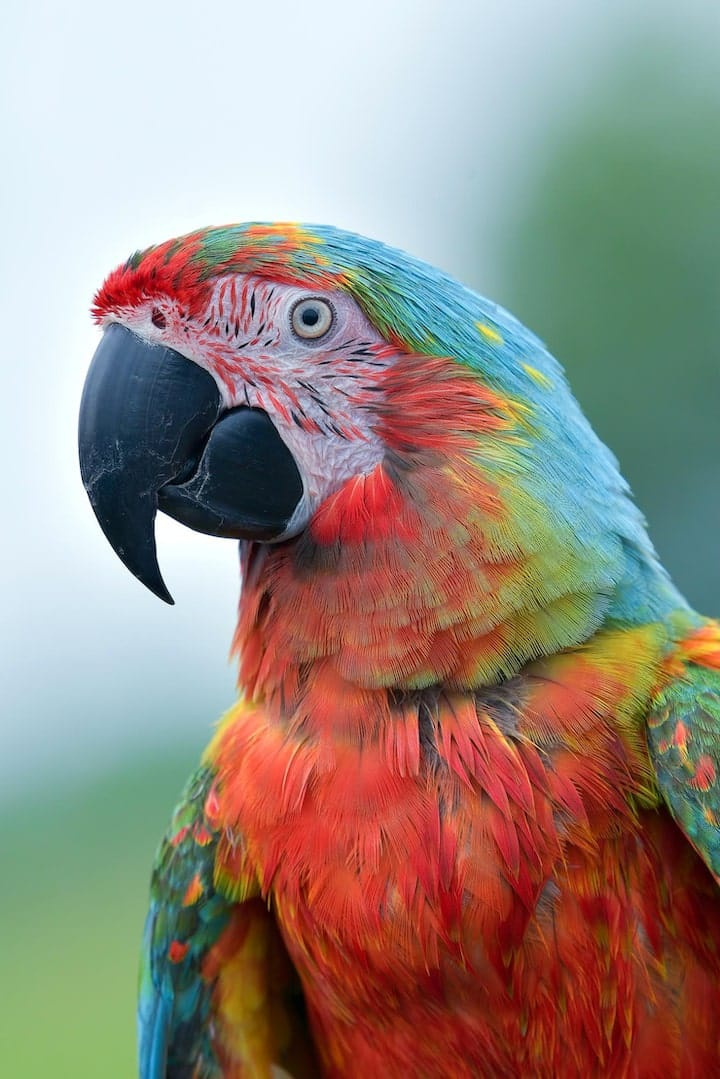
#> input picture backend/uploads/075dbada44094a4b9069a8518af96a0c.jpeg, 720 x 1079 px
$ python -i rotate.py   (imports and definitions only)
#> lines starting #> are read from the running program, lines starting #| are printed output that depends on the picture
"""Rotate image by arbitrary degrees using OpenCV."""
import time
import cv2


def rotate_image(input_path: str, output_path: str, angle: float = 90) -> dict:
    """Rotate an image by the given angle (degrees, counterclockwise).

    Common angles: 90, 180, 270, or any float.
    """
#> called with output_path = 'out.png', angle = 90
    start = time.time()
    img = cv2.imread(input_path)
#> img is the input picture: shape (1079, 720, 3); mean B, G, R 128.5, 138, 151.2
    if img is None:
        raise ValueError(f"Could not read image: {input_path}")

    h, w = img.shape[:2]
#> h = 1079; w = 720
    center = (w // 2, h // 2)
#> center = (360, 539)

    # For 90/180/270 use fast rotation, otherwise affine
    if angle == 90:
        rotated = cv2.rotate(img, cv2.ROTATE_90_COUNTERCLOCKWISE)
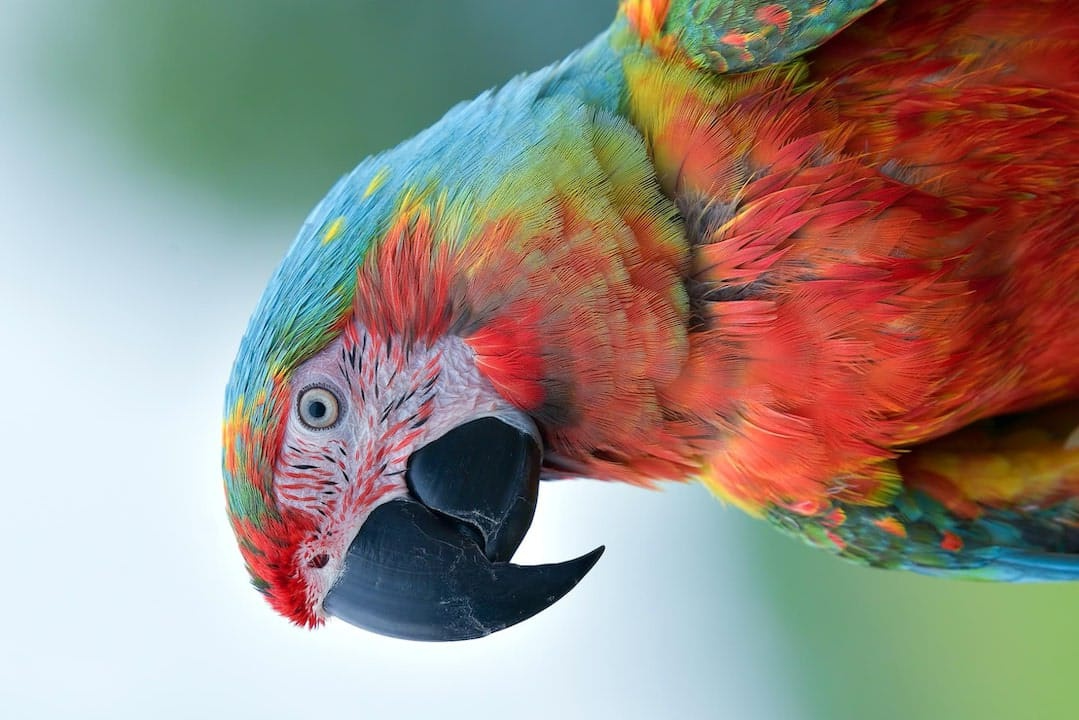
#> rotated: shape (720, 1079, 3); mean B, G, R 128.5, 138, 151.2
    elif angle == 180:
        rotated = cv2.rotate(img, cv2.ROTATE_180)
    elif angle == 270:
        rotated = cv2.rotate(img, cv2.ROTATE_90_CLOCKWISE)
    else:
        matrix = cv2.getRotationMatrix2D(center, angle, 1.0)
        rotated = cv2.warpAffine(img, matrix, (w, h), borderMode=cv2.BORDER_REPLICATE)

    cv2.imwrite(output_path, rotated)
    elapsed = round(time.time() - start, 2)

    return {
        "processing_time": elapsed,
        "angle": angle,
        "output_path": output_path,
    }

>>> result = rotate_image('../../uploads/075dbada44094a4b9069a8518af96a0c.jpeg', 'out.png')
